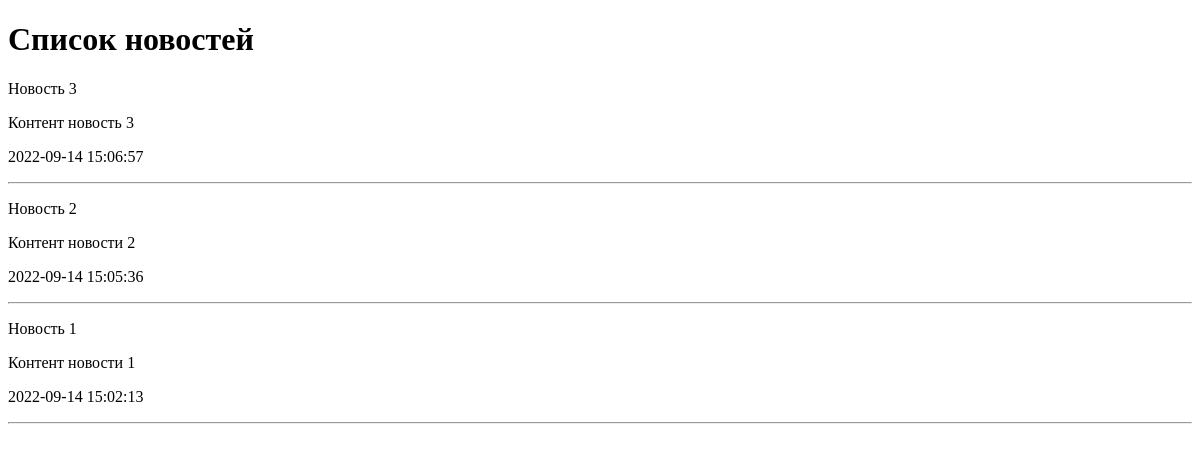
The app's page /, older data.
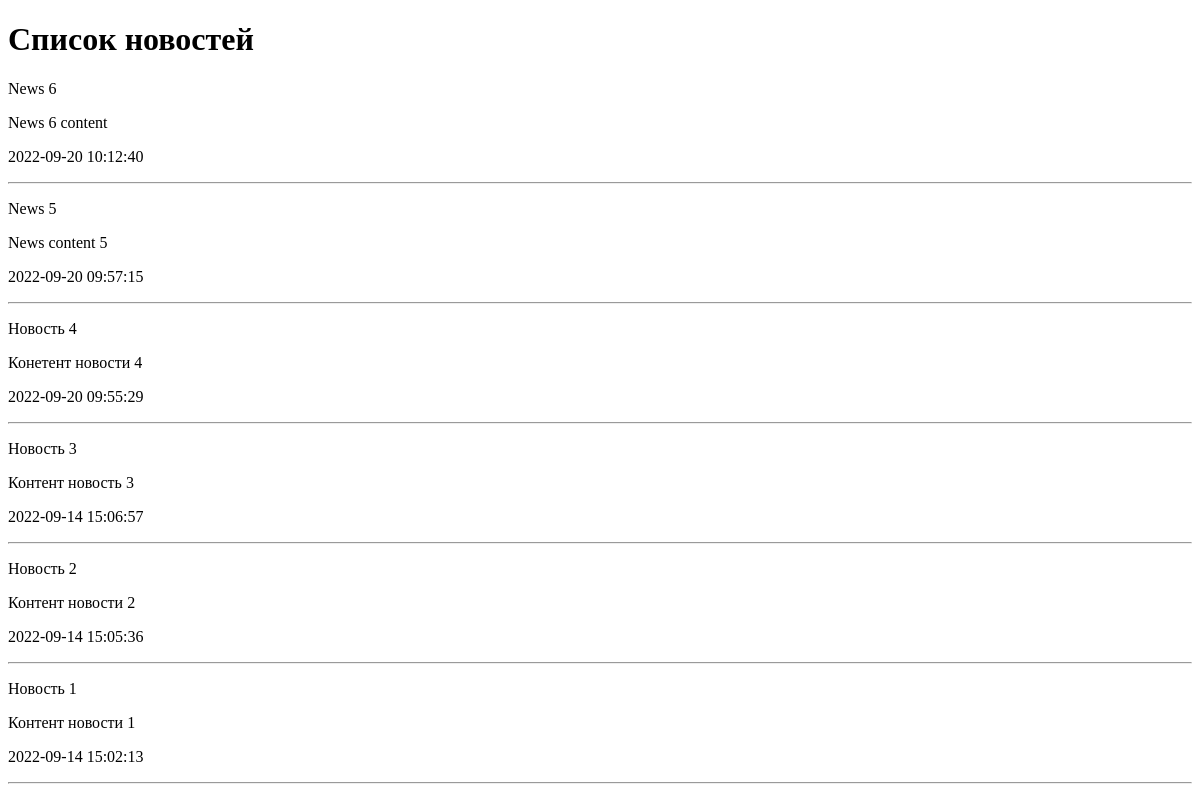
The same page, newer data.
### news/models.py (models this page shows, shortened)
class News(models.Model):
    title = models.CharField(max_length=150)
    content = models.TextField(blank=True)
    created_at = models.DateTimeField(auto_now_add=True)
    updated_at = models.DateTimeField(auto_now=True)
    photo = models.ImageField(upload_to='photos/%Y/%m/%d/')
    is_published = models.BooleanField(default=True)

### news/views.py (the view)
# urls.py: path('', index),
def index(request):
    news = News.objects.order_by("-created_at")
    context = {
        "news": news,
        "title": "Список новостей"
    }
    return render(request,
                  template_name="news/index.html",
                  context=context)

### news/templates/news/index.html (shortened to what this page needs)
<!DOCTYPE html>
<html lang="en">
<head>
</head>
<body>
    <h1>{{ title }}</h1>
    {% for item in news %}
        <div>
            <p>{{ item.title }}</p>
            <p>{{ item.content }}</p>
            <p>{{ item.created_at| date:"Y-m-d H:i:s" }}</p>
            <hr>
        </div>
    {% endfor %}
</body>
</html>

Row changes from the older to the newer data that the page shows:
added News: title "News 6", content "News 6 content", created_at "2022-09-20 10:12:40"
added News: title "News 5", content "News content 5", created_at "2022-09-20 09:57:15"
added News: title "Новость 4", content "Конетент новости 4", created_at "2022-09-20 09:55:29"
